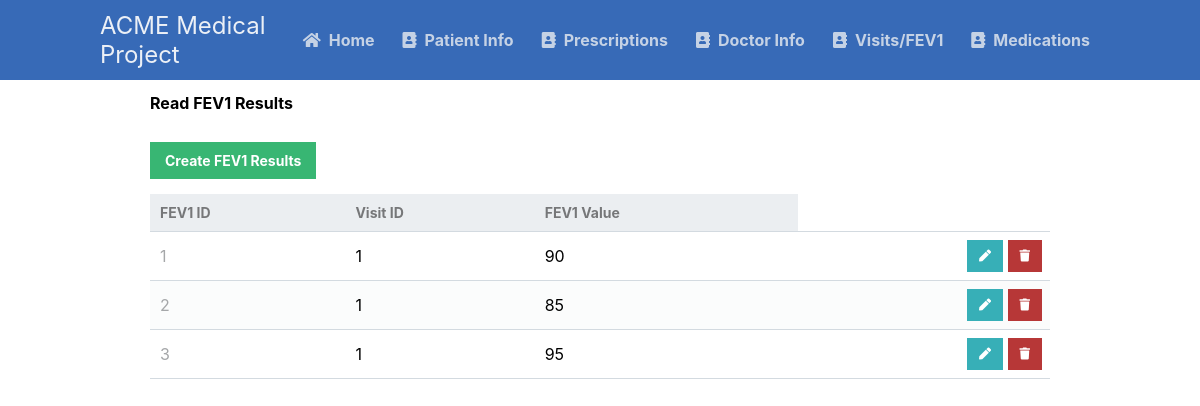
The app's page /scripts/fev1ResultsRead.php with its own data.
### tables this page shows
CREATE TABLE fev1_results
(fev1_id INT AUTO_INCREMENT NOT NULL,
visit_id INT NOT NULL,
fev1_value INT NOT NULL,
PRIMARY KEY (fev1_id),
FOREIGN KEY (visit_id) REFERENCES visits (visit_id) ON DELETE CASCADE);

### scripts/fev1ResultsRead.php (the view, shortened to what this page needs)
<?php
@include_once (APP_ROOT.APP_FOLDER_NAME . '/scripts/functions.php');
$pdo = pdo_connect_mysql();
$page = isset($_GET['page']) && is_numeric($_GET['page']) ? (int)$_GET['page'] : 1;
$records_per_page = 5;
$stmt = $pdo->prepare('SELECT * FROM fev1_results ORDER BY fev1_id LIMIT :current_page, :record_per_page');
$stmt->bindValue(':current_page', ($page-1)*$records_per_page, PDO::PARAM_INT);
$stmt->bindValue(':record_per_page', $records_per_page, PDO::PARAM_INT);
$stmt->execute();
$fev1_results = $stmt->fetchAll(PDO::FETCH_ASSOC);
?>
<?=template_header('Read')?>
<div class="content read">
	<h2>Read FEV1 Results</h2>
	<a href="fev1ResultsCreate.php" class="create-contact">Create FEV1 Results</a>
	<table>
        <thead>
            <tr>
                <td>FEV1 ID</td>
                <td>Visit ID</td>
                <td>FEV1 Value</td>
            </tr>
        </thead>
        <tbody>
            <?php foreach ($fev1_results as $fev1_result): ?>
            <tr>
                <td><?=$fev1_result['fev1_id']?></td>
                <td><?=$fev1_result['visit_id']?></td>
                <td><?=$fev1_result['fev1_value']?></td>
                <td class="actions">
                    <a href="fev1ResultsUpdate.php?fev1_id=<?=$fev1_results['fev1_id']?>" class="edit"><i class="fas fa-pen fa-xs"></i></a>
                    <a href="fev1ResultsDelete.php?fev1_id=<?=$fev1_results['fev1_id']?>" class="trash"><i class="fas fa-trash fa-xs"></i></a>
                </td>
            </tr>
            <?php endforeach; ?>
        </tbody>
    </table>
</div>
<?=template_footer()?>

### styles/style.css (style rules this page uses)
* { box-sizing: border-box; font-family: -apple-system, BlinkMacSystemFont, "segoe ui", roboto, oxygen, ubuntu, cantarell, "fira sans", "droid sans", "helvetica neue", Arial, sans-serif; font-size: 16px; -webkit-font-smoothing: antialiased; -moz-osx-font-smoothing: grayscale; }
body { background-color: #FFFFFF; margin: 0; }
.content { width: 75%; margin: 0 auto; }
.read .create-contact { display: inline-block; text-decoration: none; background-color: #38b673; font-weight: bold; font-size: 14px; color: #FFFFFF; padding: 10px 15px; margin: 15px 0; }
.read table { width: 100%; padding-top: 30px; border-collapse: collapse; }
.read table thead { background-color: #ebeef1; border-bottom: 1px solid #d3dae0; }
.read table thead td { padding: 10px; font-weight: bold; color: #767779; font-size: 14px; }
.read table tbody tr { border-bottom: 1px solid #d3dae0; }
.read table tbody tr:nth-child(even) { background-color: #fbfcfc; }
.read table tbody tr td { padding: 10px; }
.read table tbody tr td:nth-child(1) { color: #a5a7a9; }
.read table tbody tr td.actions { padding: 8px; text-align: right; }
.read table tbody tr td.actions .edit, .read table tbody tr td.actions .trash { display: inline-flex; text-align: right; text-decoration: none; color: #FFFFFF; padding: 10px 12px; }
.read table tbody tr td.actions .trash { background-color: #b73737; }
.read table tbody tr td.actions .edit { background-color: #37afb7; }

### records on screen
fev1_results: fev1_id "1", visit "1", fev1_value "90"
fev1_results: fev1_id "2", visit "1", fev1_value "85"
fev1_results: fev1_id "3", visit "1", fev1_value "95"
